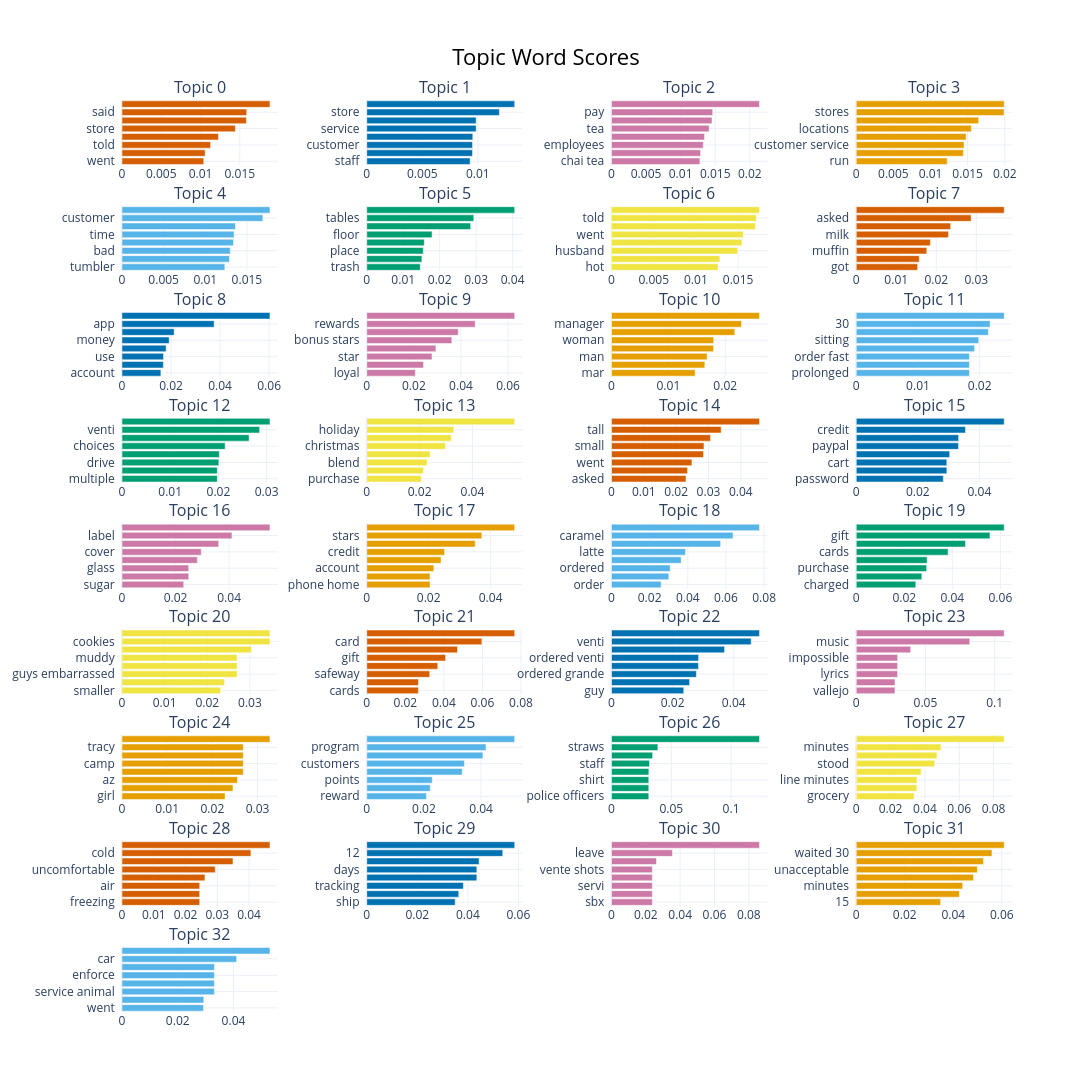

Notebook code cell kept with this figure:
### Code cell
fig = topic_model.visualize_barchart(top_n_topics=50, n_words=8, width=300)
fig.write_html(f'{model_name}/bertopic-topic-word-scores.html')
fig.show()

### Figure 1 — Plotly figure (JSON) as saved in the notebook; plotly's stock layout.template omitted (floating-point values rounded to 4 significant figures)
{"data": [{"marker": {"color": "#D55E00"}, "orientation": "h", "type": "bar", "x": [0.01041, 0.01059, 0.01128, 0.01228, 0.01443, 0.01583, 0.01588, 0.01884], "xaxis": "x", "y": ["went  ", "service  ", "told  ", "rude  ", "store  ", "customer  ", "said  ", "manager  "], "yaxis": "y"}, {"marker": {"color": "#0072B2"}, "orientation": "h", "type": "bar", "x": [0.009307, 0.009518, 0.009523, 0.009547, 0.00985, 0.009852, 0.01194, 0.01332], "xaxis": "x2", "y": ["staff  ", "rude  ", "customer  ", "bacon  ", "service  ", "times  ", "store  ", "sandwich  "], "yaxis": "y2"}, {"marker": {"color": "#CC79A7"}, "orientation": "h", "type": "bar", "x": [0.01279, 0.01289, 0.01327, 0.01346, 0.01412, 0.01453, 0.01464, 0.0214], "xaxis": "x3", "y": ["chai tea  ", "price  ", "employees  ", "mocha  ", "tea  ", "chai  ", "pay  ", "organic  "], "yaxis": "y3"}, {"marker": {"color": "#E69F00"}, "orientation": "h", "type": "bar", "x": [0.01225, 0.01442, 0.01451, 0.0148, 0.0155, 0.01649, 0.0199, 0.01992], "xaxis": "x4", "y": ["run  ", "good  ", "customer service  ", "store  ", "locations  ", "service  ", "stores  ", "customer  "], "yaxis": "y4"}, {"marker": {"color": "#56B4E9"}, "orientation": "h", "type": "bar", "x": [0.01235, 0.0129, 0.013, 0.01339, 0.01346, 0.01363, 0.01691, 0.01777], "xaxis": "x5", "y": ["tumbler  ", "ordered  ", "bad  ", "people  ", "time  ", "order  ", "customer  ", "service  "], "yaxis": "y5"}, {"marker": {"color": "#009E73"}, "orientation": "h", "type": "bar", "x": [0.01468, 0.01513, 0.0155, 0.01577, 0.01791, 0.02849, 0.02936, 0.04058], "xaxis": "x6", "y": ["trash  ", "time  ", "place  ", "restroom  ", "floor  ", "dirty  ", "tables  ", "clean  "], "yaxis": "y6"}, {"marker": {"color": "#F0E442"}, "orientation": "h", "type": "bar", "x": [0.01263, 0.01284, 0.01494, 0.01546, 0.01561, 0.01706, 0.01717, 0.01753], "xaxis": "x7", "y": ["hot  ", "cup  ", "husband  ", "store  ", "went  ", "00  ", "told  ", "manager  "], "yaxis": "y7"}, {"marker": {"color": "#D55E00"}, "orientation": "h", "type": "bar", "x": [0.01535, 0.01573, 0.01763, 0.01852, 0.02304, 0.02359, 0.02871, 0.03698], "xaxis": "x8", "y": ["got  ", "charged  ", "muffin  ", "cream cheese  ", "milk  ", "said  ", "asked  ", "cheese  "], "yaxis": "y8"}, {"marker": {"color": "#0072B2"}, "orientation": "h", "type": "bar", "x": [0.01586, 0.01687, 0.01693, 0.01799, 0.01923, 0.02126, 0.03758, 0.06034], "xaxis": "x9", "y": ["account  ", "customer service  ", "use  ", "service  ", "money  ", "chase  ", "app  ", "card  "], "yaxis": "y9"}, {"marker": {"color": "#CC79A7"}, "orientation": "h", "type": "bar", "x": [0.02062, 0.02411, 0.02769, 0.02935, 0.03613, 0.03885, 0.04603, 0.06281], "xaxis": "x10", "y": ["loyal  ", "program  ", "star  ", "free  ", "bonus stars  ", "bonus  ", "rewards  ", "stars  "], "yaxis": "y10"}, {"marker": {"color": "#E69F00"}, "orientation": "h", "type": "bar", "x": [0.0147, 0.01641, 0.01682, 0.01794, 0.01797, 0.02168, 0.02286, 0.02602], "xaxis": "x11", "y": ["mar  ", "bathroom  ", "man  ", "seat  ", "woman  ", "age  ", "manager  ", "cop  "], "yaxis": "y11"}, {"marker": {"color": "#56B4E9"}, "orientation": "h", "type": "bar", "x": [0.01833, 0.01833, 0.01833, 0.01917, 0.01985, 0.0214, 0.02169, 0.02397], "xaxis": "x12", "y": ["prolonged  ", "prolonged period  ", "order fast  ", "minutes  ", "sitting  ", "morning  ", "30  ", "time  "], "yaxis": "y12"}, {"marker": {"color": "#009E73"}, "orientation": "h", "type": "bar", "x": [0.01977, 0.01977, 0.02008, 0.02019, 0.02139, 0.02636, 0.02855, 0.03069], "xaxis": "x13", "y": ["multiple  ", "separate  ", "drive  ", "customer  ", "choices  ", "foam  ", "venti  ", "quantity  "], "yaxis": "y13"}, {"marker": {"color": "#F0E442"}, "orientation": "h", "type": "bar", "x": [0.02065, 0.02151, 0.02283, 0.02395, 0.0298, 0.03199, 0.03295, 0.05599], "xaxis": "x14", "y": ["purchase  ", "paper  ", "blend  ", "ago  ", "christmas  ", "stickers  ", "holiday  ", "bags  "], "yaxis": "y14"}, {"marker": {"color": "#D55E00"}, "orientation": "h", "type": "bar", "x": [0.02303, 0.02352, 0.02488, 0.02846, 0.0286, 0.03064, 0.03391, 0.04576], "xaxis": "x15", "y": ["asked  ", "small cup  ", "went  ", "said  ", "small  ", "wanted  ", "tall  ", "espresso  "], "yaxis": "y15"}, {"marker": {"color": "#0072B2"}, "orientation": "h", "type": "bar", "x": [0.02828, 0.02943, 0.02943, 0.03036, 0.0332, 0.03326, 0.0355, 0.04807], "xaxis": "x16", "y": ["password  ", "shopping cart  ", "cart  ", "money  ", "paypal  ", "card  ", "credit  ", "account  "], "yaxis": "y16"}, {"marker": {"color": "#CC79A7"}, "orientation": "h", "type": "bar", "x": [0.02305, 0.02491, 0.02491, 0.02813, 0.02959, 0.0361, 0.04105, 0.05524], "xaxis": "x17", "y": ["sugar  ", "correct  ", "glass  ", "cup  ", "cover  ", "lemonade  ", "label  ", "tea  "], "yaxis": "y17"}, {"marker": {"color": "#E69F00"}, "orientation": "h", "type": "bar", "x": [0.02044, 0.02044, 0.02166, 0.02399, 0.02514, 0.03502, 0.03717, 0.04779], "xaxis": "x18", "y": ["phone home  ", "added account  ", "account  ", "customer  ", "credit  ", "receipt  ", "stars  ", "purchase  "], "yaxis": "y18"}, {"marker": {"color": "#56B4E9"}, "orientation": "h", "type": "bar", "x": [0.026, 0.03003, 0.03078, 0.03652, 0.03878, 0.05721, 0.06372, 0.07756], "xaxis": "x19", "y": ["order  ", "iced caramel  ", "ordered  ", "syrup  ", "latte  ", "ice  ", "caramel  ", "iced  "], "yaxis": "y19"}, {"marker": {"color": "#009E73"}, "orientation": "h", "type": "bar", "x": [0.02479, 0.0273, 0.0293, 0.02952, 0.03824, 0.04545, 0.05566, 0.0616], "xaxis": "x20", "y": ["charged  ", "email  ", "purchase  ", "birthday  ", "cards  ", "gift card  ", "gift  ", "card  "], "yaxis": "y20"}, {"marker": {"color": "#F0E442"}, "orientation": "h", "type": "bar", "x": [0.02313, 0.02407, 0.02698, 0.02698, 0.02698, 0.03035, 0.0347, 0.0347], "xaxis": "x21", "y": ["smaller  ", "cookie  ", "guys embarrassed  ", "sunrise  ", "muddy  ", "fresh  ", "cookies  ", "embarrassed  "], "yaxis": "y21"}, {"marker": {"color": "#D55E00"}, "orientation": "h", "type": "bar", "x": [0.02678, 0.02682, 0.03265, 0.03683, 0.04092, 0.04708, 0.05972, 0.07676], "xaxis": "x22", "y": ["cards  ", "shows  ", "safeway  ", "transfer  ", "gift  ", "account  ", "card  ", "balance  "], "yaxis": "y22"}, {"marker": {"color": "#0072B2"}, "orientation": "h", "type": "bar", "x": [0.02365, 0.02555, 0.02777, 0.02845, 0.0285, 0.037, 0.0457, 0.04841], "xaxis": "x23", "y": ["guy  ", "brought  ", "ordered grande  ", "cups  ", "ordered venti  ", "ordered  ", "venti  ", "grande  "], "yaxis": "y23"}, {"marker": {"color": "#CC79A7"}, "orientation": "h", "type": "bar", "x": [0.02799, 0.02799, 0.02987, 0.02987, 0.02987, 0.03931, 0.08201, 0.1069], "xaxis": "x24", "y": ["vallejo  ", "music loud  ", "lyrics  ", "music way  ", "impossible  ", "place  ", "music  ", "loud  "], "yaxis": "y24"}, {"marker": {"color": "#E69F00"}, "orientation": "h", "type": "bar", "x": [0.0228, 0.02456, 0.02556, 0.02684, 0.02684, 0.02684, 0.02684, 0.03275], "xaxis": "x25", "y": ["girl  ", "customers  ", "az  ", "verde  ", "camp  ", "camp verde  ", "tracy  ", "location  "], "yaxis": "y25"}, {"marker": {"color": "#56B4E9"}, "orientation": "h", "type": "bar", "x": [0.02086, 0.02222, 0.02291, 0.03341, 0.03417, 0.04065, 0.04173, 0.05177], "xaxis": "x26", "y": ["reward  ", "change  ", "points  ", "new  ", "customers  ", "free  ", "program  ", "stars  "], "yaxis": "y26"}, {"marker": {"color": "#009E73"}, "orientation": "h", "type": "bar", "x": [0.03118, 0.03118, 0.03118, 0.03124, 0.03179, 0.03438, 0.03878, 0.1238], "xaxis": "x27", "y": ["police officers  ", "wearing mask  ", "shirt  ", "sugar  ", "staff  ", "okay  ", "straws  ", "mask  "], "yaxis": "y27"}, {"marker": {"color": "#F0E442"}, "orientation": "h", "type": "bar", "x": [0.03372, 0.0353, 0.03542, 0.0378, 0.04566, 0.04701, 0.04942, 0.0862], "xaxis": "x28", "y": ["grocery  ", "drive  ", "line minutes  ", "drive line  ", "stood  ", "lines  ", "minutes  ", "line  "], "yaxis": "y28"}, {"marker": {"color": "#D55E00"}, "orientation": "h", "type": "bar", "x": [0.02445, 0.02445, 0.02445, 0.0261, 0.02936, 0.03493, 0.04056, 0.04657], "xaxis": "x29", "y": ["freezing  ", "doppio  ", "air  ", "ac  ", "uncomfortable  ", "degrees  ", "cold  ", "temperature  "], "yaxis": "y29"}, {"marker": {"color": "#0072B2"}, "orientation": "h", "type": "bar", "x": [0.03499, 0.03641, 0.03824, 0.04355, 0.04355, 0.04446, 0.0538, 0.05854], "xaxis": "x30", "y": ["ship  ", "replacement  ", "tracking  ", "received  ", "days  ", "called  ", "12  ", "order  "], "yaxis": "y30"}, {"marker": {"color": "#CC79A7"}, "orientation": "h", "type": "bar", "x": [0.02378, 0.02378, 0.02378, 0.02378, 0.02378, 0.02622, 0.03549, 0.0862], "xaxis": "x31", "y": ["sbx  ", "tip jar  ", "servi  ", "gregorio  ", "vente shots  ", "shots  ", "leave  ", "tip  "], "yaxis": "y31"}, {"marker": {"color": "#E69F00"}, "orientation": "h", "type": "bar", "x": [0.03478, 0.04254, 0.0439, 0.04835, 0.04992, 0.05243, 0.05596, 0.061], "xaxis": "x32", "y": ["15  ", "line  ", "minutes  ", "waited  ", "unacceptable  ", "time wait  ", "waited 30  ", "wait  "], "yaxis": "y32"}, {"marker": {"color": "#56B4E9"}, "orientation": "h", "type": "bar", "x": [0.02922, 0.02935, 0.03317, 0.03317, 0.03317, 0.03317, 0.04113, 0.05309], "xaxis": "x33", "y": ["went  ", "mins  ", "service animal  ", "handicapped  ", "enforce  ", "animal  ", "car  ", "parking  "], "yaxis": "y33"}], "layout": {"annotations": [{"font": {"size": 16}, "showarrow": false, "text": "Topic 0", "x": 0.0875, "xanchor": "center", "xref": "paper", "y": 1.0, "yanchor": "bottom", "yref": "paper"}, {"font": {"size": 16}, "showarrow": false, "text": "Topic 1", "x": 0.3625, "xanchor": "center", "xref": "paper", "y": 1.0, "yanchor": "bottom", "yref": "paper"}, {"font": {"size": 16}, "showarrow": false, "text": "Topic 2", "x": 0.6375, "xanchor": "center", "xref": "paper", "y": 1.0, "yanchor": "bottom", "yref": "paper"}, {"font": {"size": 16}, "showarrow": false, "text": "Topic 3", "x": 0.9125, "xanchor": "center", "xref": "paper", "y": 1.0, "yanchor": "bottom", "yref": "paper"}, {"font": {"size": 16}, "showarrow": false, "text": "Topic 4", "x": 0.0875, "xanchor": "center", "xref": "paper", "y": 0.884, "yanchor": "bottom", "yref": "paper"}, {"font": {"size": 16}, "showarrow": false, "text": "Topic 5", "x": 0.3625, "xanchor": "center", "xref": "paper", "y": 0.884, "yanchor": "bottom", "yref": "paper"}, {"font": {"size": 16}, "showarrow": false, "text": "Topic 6", "x": 0.6375, "xanchor": "center", "xref": "paper", "y": 0.884, "yanchor": "bottom", "yref": "paper"}, {"font": {"size": 16}, "showarrow": false, "text": "Topic 7", "x": 0.9125, "xanchor": "center", "xref": "paper", "y": 0.884, "yanchor": "bottom", "yref": "paper"}, {"font": {"size": 16}, "showarrow": false, "text": "Topic 8", "x": 0.0875, "xanchor": "center", "xref": "paper", "y": 0.7679, "yanchor": "bottom", "yref": "paper"}, {"font": {"size": 16}, "showarrow": false, "text": "Topic 9", "x": 0.3625, "xanchor": "center", "xref": "paper", "y": 0.7679, "yanchor": "bottom", "yref": "paper"}, {"font": {"size": 16}, "showarrow": false, "text": "Topic 10", "x": 0.6375, "xanchor": "center", "xref": "paper", "y": 0.7679, "yanchor": "bottom", "yref": "paper"}, {"font": {"size": 16}, "showarrow": false, "text": "Topic 11", "x": 0.9125, "xanchor": "center", "xref": "paper", "y": 0.7679, "yanchor": "bottom", "yref": "paper"}, {"font": {"size": 16}, "showarrow": false, "text": "Topic 12", "x": 0.0875, "xanchor": "center", "xref": "paper", "y": 0.6519, "yanchor": "bottom", "yref": "paper"}, {"font": {"size": 16}, "showarrow": false, "text": "Topic 13", "x": 0.3625, "xanchor": "center", "xref": "paper", "y": 0.6519, "yanchor": "bottom", "yref": "paper"}, {"font": {"size": 16}, "showarrow": false, "text": "Topic 14", "x": 0.6375, "xanchor": "center", "xref": "paper", "y": 0.6519, "yanchor": "bottom", "yref": "paper"}, {"font": {"size": 16}, "showarrow": false, "text": "Topic 15", "x": 0.9125, "xanchor": "center", "xref": "paper", "y": 0.6519, "yanchor": "bottom", "yref": "paper"}, {"font": {"size": 16}, "showarrow": false, "text": "Topic 16", "x": 0.0875, "xanchor": "center", "xref": "paper", "y": 0.5358, "yanchor": "bottom", "yref": "paper"}, {"font": {"size": 16}, "showarrow": false, "text": "Topic 17", "x": 0.3625, "xanchor": "center", "xref": "paper", "y": 0.5358, "yanchor": "bottom", "yref": "paper"}, {"font": {"size": 16}, "showarrow": false, "text": "Topic 18", "x": 0.6375, "xanchor": "center", "xref": "paper", "y": 0.5358, "yanchor": "bottom", "yref": "paper"}, {"font": {"size": 16}, "showarrow": false, "text": "Topic 19", "x": 0.9125, "xanchor": "center", "xref": "paper", "y": 0.5358, "yanchor": "bottom", "yref": "paper"}, {"font": {"size": 16}, "showarrow": false, "text": "Topic 20", "x": 0.0875, "xanchor": "center", "xref": "paper", "y": 0.4198, "yanchor": "bottom", "yref": "paper"}, {"font": {"size": 16}, "showarrow": false, "text": "Topic 21", "x": 0.3625, "xanchor": "center", "xref": "paper", "y": 0.4198, "yanchor": "bottom", "yref": "paper"}, {"font": {"size": 16}, "showarrow": false, "text": "Topic 22", "x": 0.6375, "xanchor": "center", "xref": "paper", "y": 0.4198, "yanchor": "bottom", "yref": "paper"}, {"font": {"size": 16}, "showarrow": false, "text": "Topic 23", "x": 0.9125, "xanchor": "center", "xref": "paper", "y": 0.4198, "yanchor": "bottom", "yref": "paper"}, {"font": {"size": 16}, "showarrow": false, "text": "Topic 24", "x": 0.0875, "xanchor": "center", "xref": "paper", "y": 0.3037, "yanchor": "bottom", "yref": "paper"}, {"font": {"size": 16}, "showarrow": false, "text": "Topic 25", "x": 0.3625, "xanchor": "center", "xref": "paper", "y": 0.3037, "yanchor": "bottom", "yref": "paper"}, {"font": {"size": 16}, "showarrow": false, "text": "Topic 26", "x": 0.6375, "xanchor": "center", "xref": "paper", "y": 0.3037, "yanchor": "bottom", "yref": "paper"}, {"font": {"size": 16}, "showarrow": false, "text": "Topic 27", "x": 0.9125, "xanchor": "center", "xref": "paper", "y": 0.3037, "yanchor": "bottom", "yref": "paper"}, {"font": {"size": 16}, "showarrow": false, "text": "Topic 28", "x": 0.0875, "xanchor": "center", "xref": "paper", "y": 0.1877, "yanchor": "bottom", "yref": "paper"}, {"font": {"size": 16}, "showarrow": false, "text": "Topic 29", "x": 0.3625, "xanchor": "center", "xref": "paper", "y": 0.1877, "yanchor": "bottom", "yref": "paper"}, {"font": {"size": 16}, "showarrow": false, "text": "Topic 30", "x": 0.6375, "xanchor": "center", "xref": "paper", "y": 0.1877, "yanchor": "bottom", "yref": "paper"}, {"font": {"size": 16}, "showarrow": false, "text": "Topic 31", "x": 0.9125, "xanchor": "center", "xref": "paper", "y": 0.1877, "yanchor": "bottom", "yref": "paper"}, {"font": {"size": 16}, "showarrow": false, "text": "Topic 32", "x": 0.0875, "xanchor": "center", "xref": "paper", "y": 0.0716, "yanchor": "bottom", "yref": "paper"}], "height": 2250, "hoverlabel": {"bgcolor": "white", "font": {"family": "Rockwell", "size": 16}}, "showlegend": false, "title": {"font": {"color": "Black", "size": 22}, "text": "Topic Word Scores", "x": 0.5, "xanchor": "center", "yanchor": "top"}, "width": 1200, "xaxis": {"anchor": "y", "domain": [0, 0.175], "showgrid": true}, "xaxis10": {"anchor": "y10", "domain": [0.275, 0.45], "showgrid": true}, "xaxis11": {"anchor": "y11", "domain": [0.55, 0.725], "showgrid": true}, "xaxis12": {"anchor": "y12", "domain": [0.825, 1], "showgrid": true}, "xaxis13": {"anchor": "y13", "domain": [0, 0.175], "showgrid": true}, "xaxis14": {"anchor": "y14", "domain": [0.275, 0.45], "showgrid": true}, "xaxis15": {"anchor": "y15", "domain": [0.55, 0.725], "showgrid": true}, "xaxis16": {"anchor": "y16", "domain": [0.825, 1], "showgrid": true}, "xaxis17": {"anchor": "y17", "domain": [0, 0.175], "showgrid": true}, "xaxis18": {"anchor": "y18", "domain": [0.275, 0.45], "showgrid": true}, "xaxis19": {"anchor": "y19", "domain": [0.55, 0.725], "showgrid": true}, "xaxis2": {"anchor": "y2", "domain": [0.275, 0.45], "showgrid": true}, "xaxis20": {"anchor": "y20", "domain": [0.825, 1], "showgrid": true}, "xaxis21": {"anchor": "y21", "domain": [0, 0.175], "showgrid": true}, "xaxis22": {"anchor": "y22", "domain": [0.275, 0.45], "showgrid": true}, "xaxis23": {"anchor": "y23", "domain": [0.55, 0.725], "showgrid": true}, "xaxis24": {"anchor": "y24", "domain": [0.825, 1], "showgrid": true}, "xaxis25": {"anchor": "y25", "domain": [0, 0.175], "showgrid": true}, "xaxis26": {"anchor": "y26", "domain": [0.275, 0.45], "showgrid": true}, "xaxis27": {"anchor": "y27", "domain": [0.55, 0.725], "showgrid": true}, "xaxis28": {"anchor": "y28", "domain": [0.825, 1], "showgrid": true}, "xaxis29": {"anchor": "y29", "domain": [0, 0.175], "showgrid": true}, "xaxis3": {"anchor": "y3", "domain": [0.55, 0.725], "showgrid": true}, "xaxis30": {"anchor": "y30", "domain": [0.275, 0.45], "showgrid": true}, "xaxis31": {"anchor": "y31", "domain": [0.55, 0.725], "showgrid": true}, "xaxis32": {"anchor": "y32", "domain": [0.825, 1], "showgrid": true}, "xaxis33": {"anchor": "y33", "domain": [0, 0.175], "showgrid": true}, "xaxis34": {"anchor": "y34", "domain": [0.275, 0.45], "showgrid": true}, "xaxis35": {"anchor": "y35", "domain": [0.55, 0.725], "showgrid": true}, "xaxis36": {"anchor": "y36", "domain": [0.825, 1], "showgrid": true}, "xaxis4": {"anchor": "y4", "domain": [0.825, 1], "showgrid": true}, "xaxis5": {"anchor": "y5", "domain": [0, 0.175], "showgrid": true}, "xaxis6": {"anchor": "y6", "domain": [0.275, 0.45], "showgrid": true}, "xaxis7": {"anchor": "y7", "domain": [0.55, 0.725], "showgrid": true}, "xaxis8": {"anchor": "y8", "domain": [0.825, 1], "showgrid": true}, "xaxis9": {"anchor": "y9", "domain": [0, 0.175], "showgrid": true}, "yaxis": {"anchor": "x", "domain": [0.9284, 1.0], "showgrid": true}, "yaxis10": {"anchor": "x10", "domain": [0.6963, 0.7679], "showgrid": true}, "yaxis11": {"anchor": "x11", "domain": [0.6963, 0.7679], "showgrid": true}, "yaxis12": {"anchor": "x12", "domain": [0.6963, 0.7679], "showgrid": true}, "yaxis13": {"anchor": "x13", "domain": [0.5802, 0.6519], "showgrid": true}, "yaxis14": {"anchor": "x14", "domain": [0.5802, 0.6519], "showgrid": true}, "yaxis15": {"anchor": "x15", "domain": [0.5802, 0.6519], "showgrid": true}, "yaxis16": {"anchor": "x16", "domain": [0.5802, 0.6519], "showgrid": true}, "yaxis17": {"anchor": "x17", "domain": [0.4642, 0.5358], "showgrid": true}, "yaxis18": {"anchor": "x18", "domain": [0.4642, 0.5358], "showgrid": true}, "yaxis19": {"anchor": "x19", "domain": [0.4642, 0.5358], "showgrid": true}, "yaxis2": {"anchor": "x2", "domain": [0.9284, 1.0], "showgrid": true}, "yaxis20": {"anchor": "x20", "domain": [0.4642, 0.5358], "showgrid": true}, "yaxis21": {"anchor": "x21", "domain": [0.3481, 0.4198], "showgrid": true}, "yaxis22": {"anchor": "x22", "domain": [0.3481, 0.4198], "showgrid": true}, "yaxis23": {"anchor": "x23", "domain": [0.3481, 0.4198], "showgrid": true}, "yaxis24": {"anchor": "x24", "domain": [0.3481, 0.4198], "showgrid": true}, "yaxis25": {"anchor": "x25", "domain": [0.2321, 0.3037], "showgrid": true}, "yaxis26": {"anchor": "x26", "domain": [0.2321, 0.3037], "showgrid": true}, "yaxis27": {"anchor": "x27", "domain": [0.2321, 0.3037], "showgrid": true}, "yaxis28": {"anchor": "x28", "domain": [0.2321, 0.3037], "showgrid": true}, "yaxis29": {"anchor": "x29", "domain": [0.116, 0.1877], "showgrid": true}, "yaxis3": {"anchor": "x3", "domain": [0.9284, 1.0], "showgrid": true}, "yaxis30": {"anchor": "x30", "domain": [0.116, 0.1877], "showgrid": true}, "yaxis31": {"anchor": "x31", "domain": [0.116, 0.1877], "showgrid": true}, "yaxis32": {"anchor": "x32", "domain": [0.116, 0.1877], "showgrid": true}, "yaxis33": {"anchor": "x33", "domain": [0, 0.0716], "showgrid": true}, "yaxis34": {"anchor": "x34", "domain": [0, 0.0716], "showgrid": true}, "yaxis35": {"anchor": "x35", "domain": [0, 0.0716], "showgrid": true}, "yaxis36": {"anchor": "x36", "domain": [0, 0.0716], "showgrid": true}, "yaxis4": {"anchor": "x4", "domain": [0.9284, 1.0], "showgrid": true}, "yaxis5": {"anchor": "x5", "domain": [0.8123, 0.884], "showgrid": true}, "yaxis6": {"anchor": "x6", "domain": [0.8123, 0.884], "showgrid": true}, "yaxis7": {"anchor": "x7", "domain": [0.8123, 0.884], "showgrid": true}, "yaxis8": {"anchor": "x8", "domain": [0.8123, 0.884], "showgrid": true}, "yaxis9": {"anchor": "x9", "domain": [0.6963, 0.7679], "showgrid": true}}}
